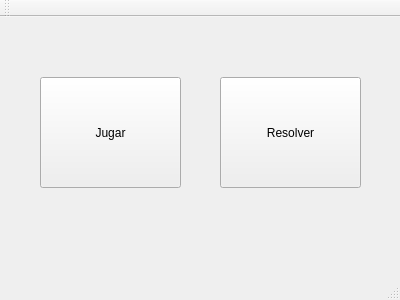
<?xml version="1.0" encoding="UTF-8"?>
<ui version="4.0">
 <class>Ventana</class>
 <widget class="QMainWindow" name="Ventana">
  <property name="geometry">
   <rect>
    <x>0</x>
    <y>0</y>
    <width>400</width>
    <height>300</height>
   </rect>
  </property>
  <property name="windowTitle">
   <string>Ventana</string>
  </property>
  <widget class="QWidget" name="centralWidget">
   <widget class="QPushButton" name="Jugar_b">
    <property name="geometry">
     <rect>
      <x>40</x>
      <y>60</y>
      <width>141</width>
      <height>111</height>
     </rect>
    </property>
    <property name="text">
     <string>Jugar</string>
    </property>
   </widget>
   <widget class="QPushButton" name="Resolver_b">
    <property name="geometry">
     <rect>
      <x>220</x>
      <y>60</y>
      <width>141</width>
      <height>111</height>
     </rect>
    </property>
    <property name="text">
     <string>Resolver</string>
    </property>
   </widget>
  </widget>
  <widget class="QMenuBar" name="menuBar">
   <property name="geometry">
    <rect>
     <x>0</x>
     <y>0</y>
     <width>400</width>
     <height>21</height>
    </rect>
   </property>
  </widget>
  <widget class="QToolBar" name="mainToolBar">
   <attribute name="toolBarArea">
    <enum>TopToolBarArea</enum>
   </attribute>
   <attribute name="toolBarBreak">
    <bool>false</bool>
   </attribute>
  </widget>
  <widget class="QStatusBar" name="statusBar"/>
 </widget>
 <layoutdefault spacing="6" margin="11"/>
 <resources/>
 <connections/>
</ui>
